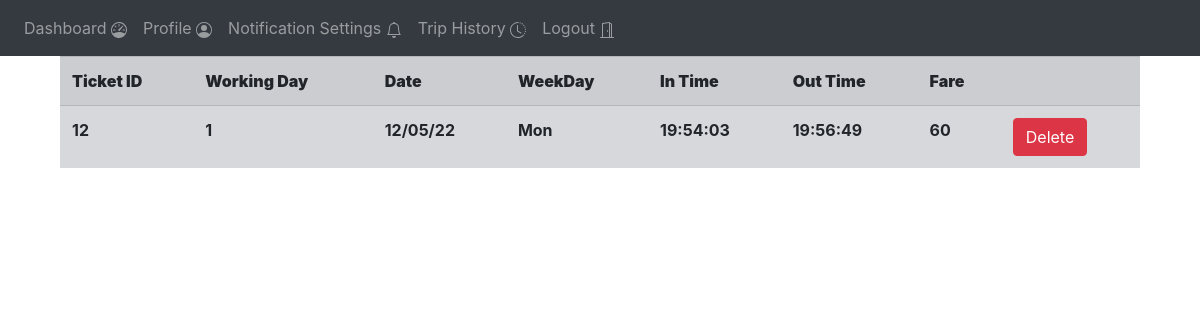
Before: /student-trip-history (signed in) with the older database file.
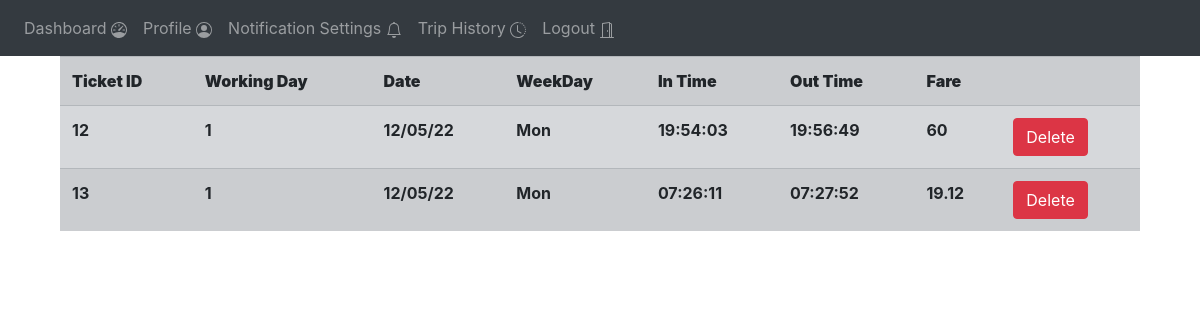
After: the same page with the newer database file.
### website/models.py (models this page shows)
class Tickets(db.Model):
    id = db.Column(db.Integer, primary_key=True)
    trip_id =  db.Column(db.Integer)
    user_id = in_time =  db.Column(db.Integer)
    rfid_number =  db.Column(db.String(20))
    in_time =  db.Column(db.String(15))
    out_time =  db.Column(db.String(15))
    status = db.Column(db.String(10))
    route_id = db.Column(db.String(1))
    distance= db.Column(db.Integer)
    fare = db.Column(db.Integer)

class Trips(db.Model):
    trip_id = db.Column(db.Integer, primary_key=True)
    working_day = db.Column(db.Integer)
    route_id = db.Column(db.Integer)
    conductor_id = db.Column(db.Integer)
    bus_id =  db.Column(db.String(1))
    session = db.Column(db.String(1))
    status = db.Column(db.String(15))
    current_phase = db.Column(db.String(15))
    start_time =  db.Column(db.String(15))
    end_time = db.Column(db.String(15))

class Working_day(db.Model):
    day = db.Column(db.Integer, primary_key=True)
    date = db.Column(db.String(15))
    week_day = db.Column(db.String(15))
    trips_created = db.Column(db.String(1))

### website/views.py (the view)
@views.route('/student-trip-history', methods=['GET', 'POST'])
@login_required
def student_trip_history():
    tickets  = Tickets.query.filter_by(user_id = current_user.id).all()
    route_id = Student_details.query.filter_by(id=current_user.id).first()
    route_id = route_id.route
    trips = Trips.query.filter_by(route_id = route_id).all()
    working_days = Working_day.query.all()
    return render_template("student_trip_history.html" , user = current_user , tickets = tickets , trips = trips , working_days = working_days)

### website/__init__.py (called while the page is built)
def create_app():
    app = Flask(__name__)
    app.config['SECRET_KEY'] = '#itsactuallyapassword'
    app.config['SQLALCHEMY_DATABASE_URI'] = f'sqlite:///{DB_NAME}'
    db.init_app(app)
    from .views import views
    from .auth import auth
    app.register_blueprint(views, url_prefix='/')
    app.register_blueprint(auth, url_prefix='/')
    from .models import User
    create_database(app)
    login_manager = LoginManager()
    login_manager.login_view = 'auth.login'
    login_manager.init_app(app)
    @login_manager.user_loader
    def load_user(id):
        return User.query.get(int(id))
    return app

### website/templates/student_trip_history.html (shortened to what this page needs)
{% extends "base.html" %}
{% block content %}
<div class="container">
    <table class="table table-secondary table-striped">
        <tr>
            <th><b>Ticket ID</b></th>
            <th><b>Working Day</b></th>
            <th><b>Date</b></th>
            <th><b>WeekDay</b></th>
            <th><b>In Time</b></th>
            <th><b>Out Time</b></th>
            <th><b>Fare</b></th>
            <th></th>
        </tr>
        {%if tickets%}
        {% for ticket in tickets %}
        <tr>
            <th>{{ticket.id}}</th>
                {% for trip in trips%}
                    {% if trip.trip_id == ticket.trip_id%}
                        {% for wd in working_days %}
                            {% if trip.working_day == wd.day %}
                            <th>{{trip.working_day}}</th>
                            <th>{{wd.date}}</th>
                            <th>{{wd.week_day}}</th>
                            {%endif%}
                        {%endfor%}
                    {%endif%}
                {%endfor%}
            <th>{{ticket.in_time}}</th>
            <th>{{ticket.out_time}}</th>
            <th>{{ticket.fare}}</th>
            <th><button  class="btn btn-danger" onclick="delete_ticket({{ticket.id}})">Delete</button></th>
        </tr>
        {%endfor%}
        {%endif%}
    </table>
</div>
{% endblock %}

Changed rows visible on the page:
added Tickets: id "13", in_time "07:26:11", out_time "07:27:52", fare "19.12", Working_day (date "12/05/22", week_day "Mon")
now on this page (row edited): Trips: working_day "1", Working_day (date "12/05/22", week_day "Mon")
